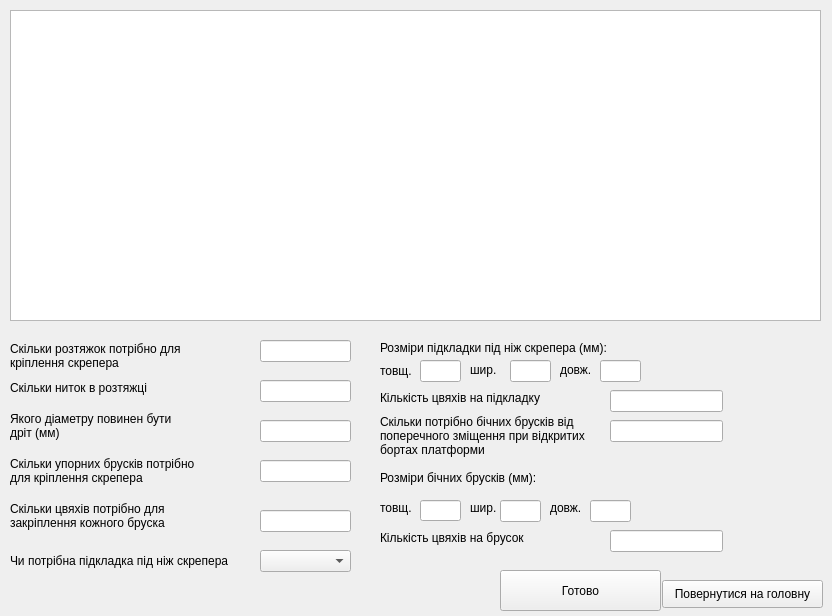
<?xml version="1.0" encoding="UTF-8"?>
<ui version="4.0">
 <class>Scraper_Form</class>
 <widget class="QWidget" name="Scraper_Form">
  <property name="geometry">
   <rect>
    <x>0</x>
    <y>0</y>
    <width>832</width>
    <height>616</height>
   </rect>
  </property>
  <property name="windowTitle">
   <string>Form</string>
  </property>
  <widget class="QGraphicsView" name="graphicsView">
   <property name="geometry">
    <rect>
     <x>10</x>
     <y>10</y>
     <width>811</width>
     <height>311</height>
    </rect>
   </property>
  </widget>
  <widget class="QLabel" name="label">
   <property name="geometry">
    <rect>
     <x>10</x>
     <y>340</y>
     <width>201</width>
     <height>31</height>
    </rect>
   </property>
   <property name="text">
    <string>Скільки розтяжок потрібно для
кріплення скрепера</string>
   </property>
  </widget>
  <widget class="QLabel" name="label_2">
   <property name="geometry">
    <rect>
     <x>10</x>
     <y>380</y>
     <width>161</width>
     <height>16</height>
    </rect>
   </property>
   <property name="text">
    <string>Скільки ниток в розтяжці</string>
   </property>
  </widget>
  <widget class="QLabel" name="label_3">
   <property name="geometry">
    <rect>
     <x>10</x>
     <y>410</y>
     <width>201</width>
     <height>31</height>
    </rect>
   </property>
   <property name="text">
    <string>Якого діаметру повинен бути
дріт (мм)</string>
   </property>
  </widget>
  <widget class="QLabel" name="label_4">
   <property name="geometry">
    <rect>
     <x>10</x>
     <y>450</y>
     <width>201</width>
     <height>41</height>
    </rect>
   </property>
   <property name="text">
    <string>Скільки упорних брусків потрібно
для кріплення скрепера</string>
   </property>
  </widget>
  <widget class="QLabel" name="label_5">
   <property name="geometry">
    <rect>
     <x>10</x>
     <y>500</y>
     <width>201</width>
     <height>31</height>
    </rect>
   </property>
   <property name="text">
    <string>Скільки цвяхів потрібно для
закріплення кожного бруска</string>
   </property>
  </widget>
  <widget class="QLabel" name="label_6">
   <property name="geometry">
    <rect>
     <x>10</x>
     <y>540</y>
     <width>241</width>
     <height>41</height>
    </rect>
   </property>
   <property name="text">
    <string>Чи потрібна підкладка під ніж скрепера</string>
   </property>
  </widget>
  <widget class="QLabel" name="label_7">
   <property name="geometry">
    <rect>
     <x>380</x>
     <y>340</y>
     <width>271</width>
     <height>16</height>
    </rect>
   </property>
   <property name="text">
    <string>Розміри підкладки під ніж скрепера (мм):</string>
   </property>
  </widget>
  <widget class="QLabel" name="label_8">
   <property name="geometry">
    <rect>
     <x>380</x>
     <y>361</y>
     <width>41</width>
     <height>20</height>
    </rect>
   </property>
   <property name="text">
    <string>товщ.</string>
   </property>
  </widget>
  <widget class="QLabel" name="label_9">
   <property name="geometry">
    <rect>
     <x>470</x>
     <y>360</y>
     <width>31</width>
     <height>20</height>
    </rect>
   </property>
   <property name="text">
    <string>шир.</string>
   </property>
  </widget>
  <widget class="QLabel" name="label_10">
   <property name="geometry">
    <rect>
     <x>560</x>
     <y>360</y>
     <width>41</width>
     <height>20</height>
    </rect>
   </property>
   <property name="text">
    <string>довж.</string>
   </property>
  </widget>
  <widget class="QLabel" name="label_11">
   <property name="geometry">
    <rect>
     <x>380</x>
     <y>390</y>
     <width>261</width>
     <height>16</height>
    </rect>
   </property>
   <property name="text">
    <string>Кількість цвяхів на підкладку</string>
   </property>
  </widget>
  <widget class="QLabel" name="label_12">
   <property name="geometry">
    <rect>
     <x>380</x>
     <y>410</y>
     <width>241</width>
     <height>51</height>
    </rect>
   </property>
   <property name="text">
    <string>Скільки потрібно бічних брусків від
поперечного зміщення при відкритих
бортах платформи</string>
   </property>
  </widget>
  <widget class="QLabel" name="label_13">
   <property name="geometry">
    <rect>
     <x>380</x>
     <y>470</y>
     <width>261</width>
     <height>16</height>
    </rect>
   </property>
   <property name="text">
    <string>Розміри бічних брусків (мм):</string>
   </property>
  </widget>
  <widget class="QLabel" name="label_14">
   <property name="geometry">
    <rect>
     <x>380</x>
     <y>530</y>
     <width>171</width>
     <height>16</height>
    </rect>
   </property>
   <property name="text">
    <string>Кількість цвяхів на брусок</string>
   </property>
  </widget>
  <widget class="QLabel" name="label_15">
   <property name="geometry">
    <rect>
     <x>470</x>
     <y>500</y>
     <width>31</width>
     <height>16</height>
    </rect>
   </property>
   <property name="text">
    <string>шир.</string>
   </property>
  </widget>
  <widget class="QLabel" name="label_16">
   <property name="geometry">
    <rect>
     <x>380</x>
     <y>500</y>
     <width>41</width>
     <height>16</height>
    </rect>
   </property>
   <property name="text">
    <string>товщ.</string>
   </property>
  </widget>
  <widget class="QLabel" name="label_17">
   <property name="geometry">
    <rect>
     <x>550</x>
     <y>500</y>
     <width>41</width>
     <height>16</height>
    </rect>
   </property>
   <property name="text">
    <string>довж.</string>
   </property>
  </widget>
  <widget class="QComboBox" name="comboBox">
   <property name="geometry">
    <rect>
     <x>260</x>
     <y>550</y>
     <width>91</width>
     <height>22</height>
    </rect>
   </property>
  </widget>
  <widget class="QLineEdit" name="lineEdit">
   <property name="geometry">
    <rect>
     <x>260</x>
     <y>340</y>
     <width>91</width>
     <height>22</height>
    </rect>
   </property>
  </widget>
  <widget class="QLineEdit" name="lineEdit_2">
   <property name="geometry">
    <rect>
     <x>260</x>
     <y>380</y>
     <width>91</width>
     <height>22</height>
    </rect>
   </property>
  </widget>
  <widget class="QLineEdit" name="lineEdit_3">
   <property name="geometry">
    <rect>
     <x>260</x>
     <y>420</y>
     <width>91</width>
     <height>22</height>
    </rect>
   </property>
  </widget>
  <widget class="QLineEdit" name="lineEdit_4">
   <property name="geometry">
    <rect>
     <x>260</x>
     <y>460</y>
     <width>91</width>
     <height>22</height>
    </rect>
   </property>
  </widget>
  <widget class="QLineEdit" name="lineEdit_5">
   <property name="geometry">
    <rect>
     <x>260</x>
     <y>510</y>
     <width>91</width>
     <height>22</height>
    </rect>
   </property>
  </widget>
  <widget class="QLineEdit" name="lineEdit_6">
   <property name="geometry">
    <rect>
     <x>420</x>
     <y>360</y>
     <width>41</width>
     <height>22</height>
    </rect>
   </property>
  </widget>
  <widget class="QLineEdit" name="lineEdit_7">
   <property name="geometry">
    <rect>
     <x>510</x>
     <y>360</y>
     <width>41</width>
     <height>22</height>
    </rect>
   </property>
  </widget>
  <widget class="QLineEdit" name="lineEdit_8">
   <property name="geometry">
    <rect>
     <x>600</x>
     <y>360</y>
     <width>41</width>
     <height>22</height>
    </rect>
   </property>
  </widget>
  <widget class="QLineEdit" name="lineEdit_9">
   <property name="geometry">
    <rect>
     <x>610</x>
     <y>390</y>
     <width>113</width>
     <height>22</height>
    </rect>
   </property>
  </widget>
  <widget class="QLineEdit" name="lineEdit_10">
   <property name="geometry">
    <rect>
     <x>610</x>
     <y>420</y>
     <width>113</width>
     <height>22</height>
    </rect>
   </property>
  </widget>
  <widget class="QLineEdit" name="lineEdit_11">
   <property name="geometry">
    <rect>
     <x>610</x>
     <y>530</y>
     <width>113</width>
     <height>22</height>
    </rect>
   </property>
  </widget>
  <widget class="QLineEdit" name="lineEdit_12">
   <property name="geometry">
    <rect>
     <x>420</x>
     <y>500</y>
     <width>41</width>
     <height>21</height>
    </rect>
   </property>
  </widget>
  <widget class="QLineEdit" name="lineEdit_13">
   <property name="geometry">
    <rect>
     <x>500</x>
     <y>500</y>
     <width>41</width>
     <height>22</height>
    </rect>
   </property>
  </widget>
  <widget class="QLineEdit" name="lineEdit_14">
   <property name="geometry">
    <rect>
     <x>590</x>
     <y>500</y>
     <width>41</width>
     <height>22</height>
    </rect>
   </property>
  </widget>
  <widget class="QPushButton" name="pushButton">
   <property name="geometry">
    <rect>
     <x>662</x>
     <y>580</y>
     <width>161</width>
     <height>28</height>
    </rect>
   </property>
   <property name="text">
    <string>Повернутися на головну</string>
   </property>
  </widget>
  <widget class="QPushButton" name="pushButton_2">
   <property name="geometry">
    <rect>
     <x>500</x>
     <y>570</y>
     <width>161</width>
     <height>41</height>
    </rect>
   </property>
   <property name="text">
    <string>Готово</string>
   </property>
  </widget>
 </widget>
 <resources/>
 <connections/>
</ui>
